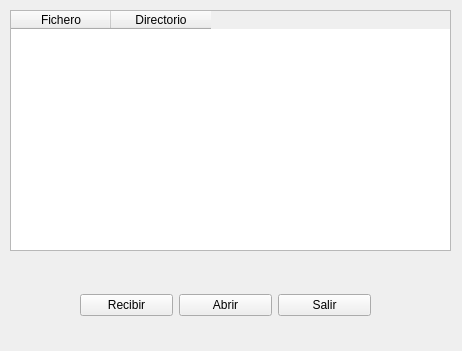
<ui version="4.0" >
 <class>EFacturaRecepcionBase</class>
 <widget class="QWidget" name="EFacturaRecepcionBase" >
  <property name="geometry" >
   <rect>
    <x>0</x>
    <y>0</y>
    <width>462</width>
    <height>351</height>
   </rect>
  </property>
  <property name="windowTitle" >
   <string>Menú de recepción de eFacturas</string>
  </property>
  <widget class="QWidget" name="layoutWidget" >
   <property name="geometry" >
    <rect>
     <x>80</x>
     <y>290</y>
     <width>291</width>
     <height>30</height>
    </rect>
   </property>
   <layout class="QHBoxLayout" >
    <property name="margin" >
     <number>0</number>
    </property>
    <property name="spacing" >
     <number>6</number>
    </property>
    <item>
     <widget class="QPushButton" name="mui_recibir" >
      <property name="text" >
       <string>Recibir</string>
      </property>
     </widget>
    </item>
    <item>
     <widget class="QPushButton" name="mui_abrir" >
      <property name="text" >
       <string>Abrir</string>
      </property>
     </widget>
    </item>
    <item>
     <widget class="QPushButton" name="mui_salir" >
      <property name="text" >
       <string>Salir</string>
      </property>
     </widget>
    </item>
   </layout>
  </widget>
  <widget class="QTableWidget" name="mui_facturasRecibidas" >
   <property name="geometry" >
    <rect>
     <x>10</x>
     <y>10</y>
     <width>441</width>
     <height>241</height>
    </rect>
   </property>
   <column>
    <property name="text" >
     <string>Fichero</string>
    </property>
   </column>
   <column>
    <property name="text" >
     <string>Directorio</string>
    </property>
   </column>
  </widget>
 </widget>
 <resources/>
 <connections/>
</ui>
